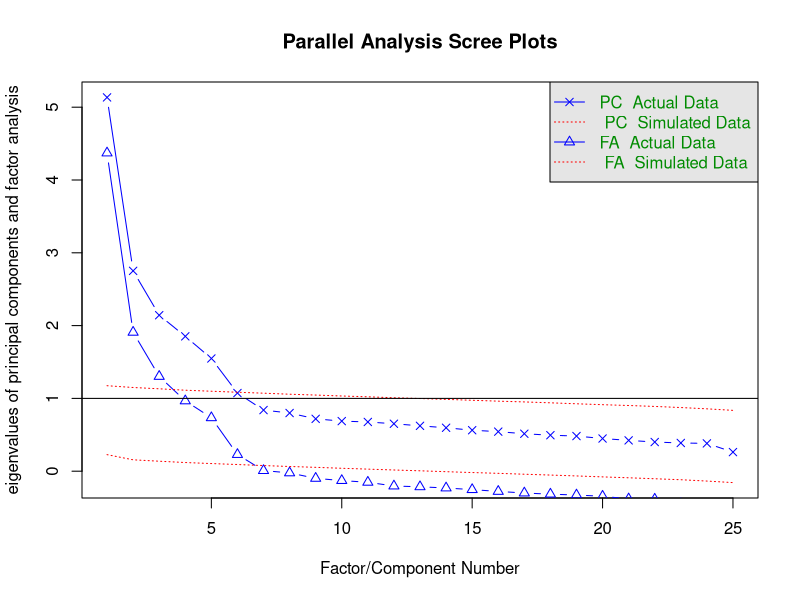
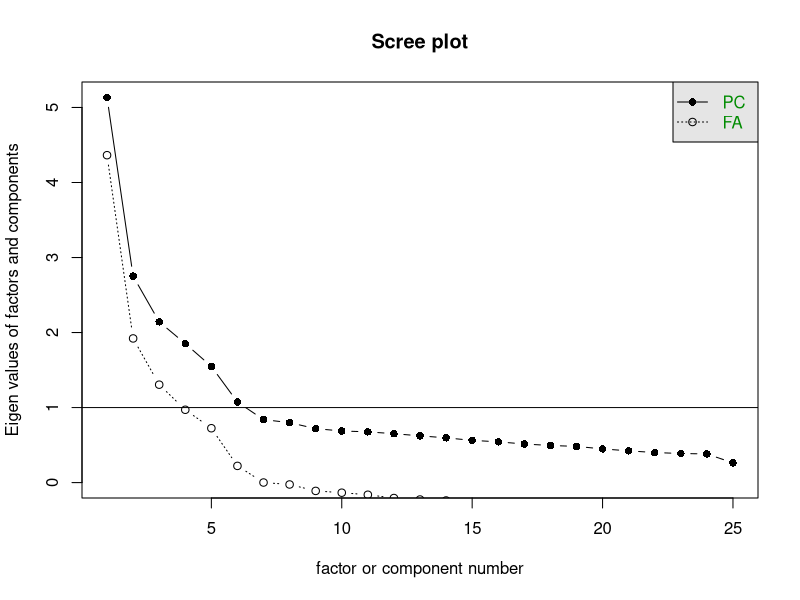
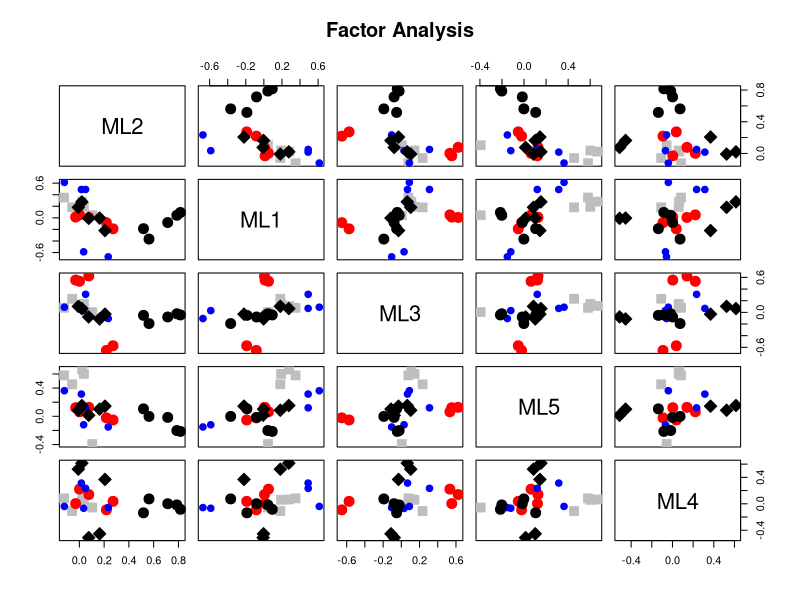
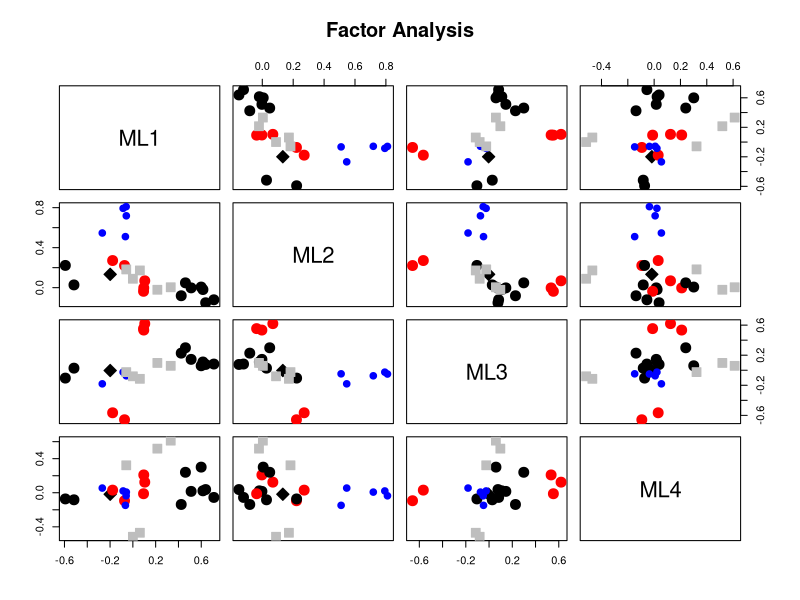

These figures' R source, in order:
## ---- chunk 1
library(psych)
data(bfi)
summary(bfi)
bfi.R <- cor(bfi[, 1:25], use = 'complete.obs')
p1 <- principal(bfi.R, rotate='varimax', n.obs = 2800)
fa.parallel(bfi.R, n.obs=2800, fm='ml')
#v1 <- VSS(bfi.R, 8, fm='ml', n.obs = 2800)
#v1
scree(bfi.R)
## ---- chunk 2
ml5.out <- fa(bfi.R, nfactors = 5, rotate = "varimax", fm='ml', n.obs = 2800)
ml5.out$loadings
plot(ml5.out, cut=0.3, cex = 2)
## ---- chunk 3
ml4.out <- fa(bfi.R, nfactors = 4, rotate = "varimax", fm='ml', n.obs = 2800)
ml4.out$loadings
plot(ml4.out, cut=0.3, cex = 2)
## ---- chunk 4
bfi.scores <- factor.scores(bfi[1:25], ml5.out)
head(bfi.scores$scores)

for (i in 1:5){
  print(t.test(bfi.scores$scores[, i], bfi$gender))
  print(summary(lm(bfi.scores$scores[, i] ~ age + education, data = bfi)))
}

